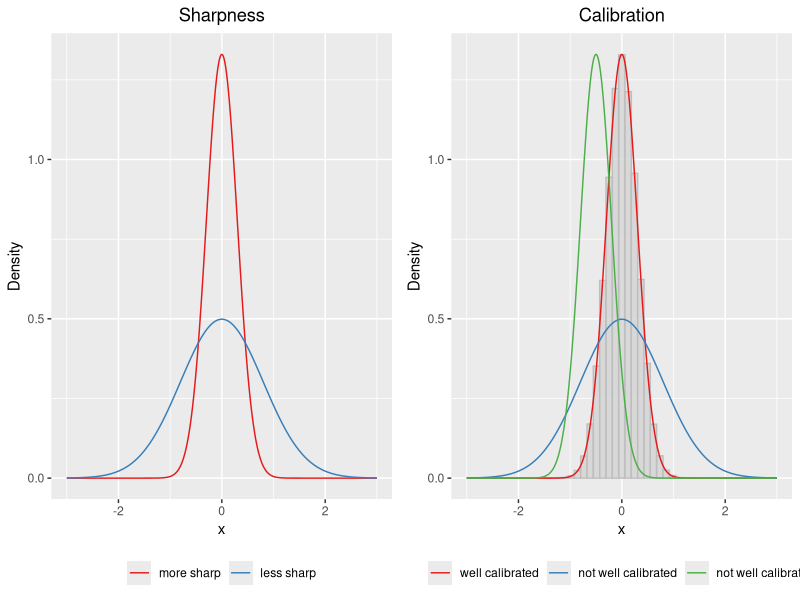

Generate this figure with R:
library(ggplot2)
library(data.table)
library(dplyr)
library(gridExtra)
library(here)


###Sharpness####
xs <- seq(-3, 3, length = 10000)
sharp <- dnorm(xs, mean = 0, sd = 0.3)
nsharp <- dnorm(xs, mean = 0, sd = 0.8)

df_sharpness <- data.frame(xs = xs, 
                    sharp = sharp,
                    nsharp = nsharp) |>
  setDT() |>
  melt(measure.vars = c("sharp", "nsharp")) |>
  rename(sharpness = variable, 
         density = value) |>
  mutate(sharpness = factor(sharpness,
                            levels = c("sharp", "nsharp"),
                            labels = c("more sharp", "less sharp")))


###Calibration####
#samples for histogram
sampl <- rnorm(0, 0.3, n = 100000)
df_samples = data.frame(samples = sampl)

#distributions
xs <- seq(-3, 3, length = 10000)
cal <- dnorm(xs, mean = 0, sd = 0.3)
ncalwide <- dnorm(xs, mean = 0, sd = 0.8)
ncalshift <-  dnorm(xs, mean = -0.5, sd = 0.3)

df_calibration <- data.frame(xs = xs, 
                    cal = cal,
                    ncalwide = ncalwide,
                    ncalshift = ncalshift) |>
  setDT() |>
  melt(measure.vars = c("cal", "ncalwide", "ncalshift")) |>
  rename(calibration = variable, 
         density = value) |>
  mutate(sharpness = factor(calibration,
                            levels = c("cal", "ncalwide", "ncalshift"),
                            labels = c("well calibrated", "not well calibrated", "not well calibrated")))
  


#######Make plots####
plot_sharpness <- ggplot(df_sharpness, aes(x = xs, y = density, color = sharpness)) +
  geom_line() +
  scale_colour_brewer(palette = "Set1") +
  xlab("x") +
  ylab("Density") +
  ggtitle("Sharpness") +
  theme(legend.position="bottom",
        legend.title=element_blank(),
        plot.title = element_text(hjust = 0.5))


plot_calibration <- ggplot() +
  geom_histogram(data = df_samples, aes(x = samples, y = ..density..), bins = 50, 
                 color = "gray", fill = "lightgray", alpha = 0.8) +
  geom_line(data = df_calibration, aes(x = xs, y = density, color = calibration)) +
  scale_colour_brewer(palette = "Set1", labels = c("well calibrated", "not well calibrated", "not well calibrated")) +
  xlab("x") +
  ggtitle("Calibration") +
  ylab("Density") +
  theme(legend.position="bottom",
        legend.title=element_blank(),
        plot.title = element_text(hjust = 0.5))


pdf(file = here("plots", "sharp_calib.pdf"), height = 5, width = 12)
grid.arrange(plot_sharpness, plot_calibration, ncol =2)
dev.off()
